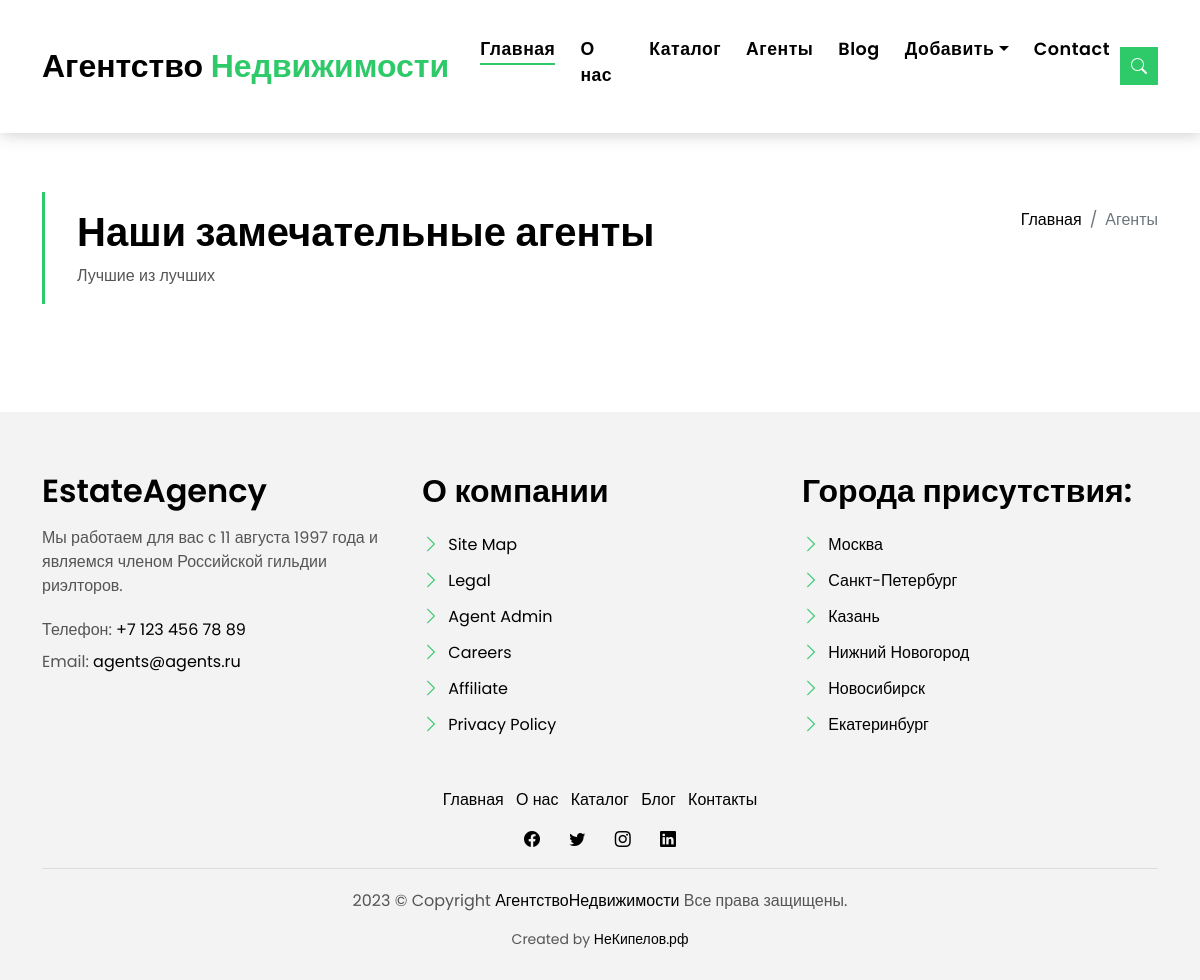
/agents/, run on an earlier commit of the app's database.
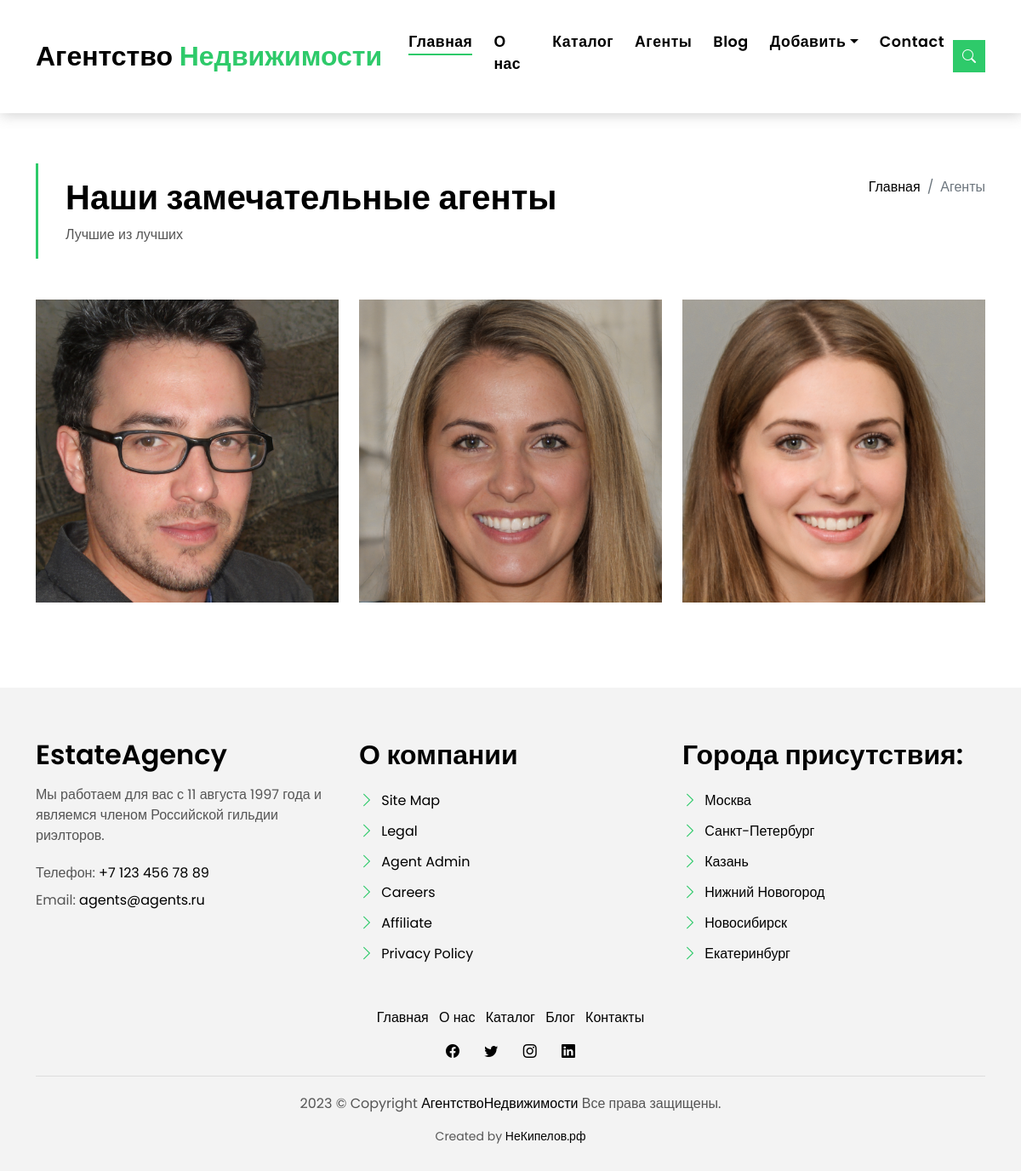
And on a later commit of the database.
### listings/models.py (models this page shows, shortened)
class Agent(models.Model):
    name = models.CharField(max_length=100)
    photo = models.ImageField()
    about = models.TextField(blank=True)
    phone = models.CharField(max_length=20)
    mobile = models.CharField(max_length=20)
    email = models.EmailField(max_length=30)
    skype = models.CharField(max_length=30)
    telegtam = models.CharField(max_length=30)
    whatsapp = models.CharField(max_length=30)
    viber = models.CharField(max_length=30)

### listings/views.py (the view)
# urls.py: path('agents/', views.agents_list, name='agents_list'),
def agents_list(request):
    agents = Agent.objects.all()
    context = {
        'agents': agents
    }
    return render(request, 'agents/agents.html', context)

### listings/templatetags/user_tags.py (called while the page is built)
@register.simple_tag()
def current_time():
    return datetime.datetime.now().strftime('%Y')

### templates/agents/agents.html (shortened to what this page needs)
{% extends '../base.html' %}
{% block content %}
    <section class="intro-single">
        <div class="container">
            <div class="row">
            <div class="col-md-12 col-lg-8">
                <div class="title-single-box">
                <h1 class="title-single">Наши замечательные агенты</h1>
                <span class="color-text-a">Лучшие из лучших</span>
                </div>
            </div>
            <div class="col-md-12 col-lg-4">
                <nav aria-label="breadcrumb" class="breadcrumb-box d-flex justify-content-lg-end">
                <ol class="breadcrumb">
                    <li class="breadcrumb-item">
                    <a href="{% url 'listings' %}">Главная</a>
                    </li>
                    <li class="breadcrumb-item active" aria-current="page">
                    Агенты
                    </li>
                </ol>
                </nav>
            </div>
            </div>
        </div>
    </section>
    <section class="agents-grid grid">
        <div class="container">
          <div class="row">
            {% for agent in agents %}
            <div class="col-md-4">
              <div class="card-box-d">
                <div class="card-img-d">
                  <img src="{{ agent.photo.url }}" alt="" class="img-d img-fluid">
                </div>
                <div class="card-overlay card-overlay-hover">
                  <div class="card-header-d">
                    <div class="card-title-d align-self-center">
                    </div>
                  </div>
                  <div class="card-body-d">
                  </div>
                </div>
              </div>
            </div>
            {% endfor %}
          </div>
        </div>
      </section>
{% endblock content %}

### templates/base.html (shortened to what this page needs)
{% load static %}
<!DOCTYPE html>
<html lang="en">
<head>
    <link href="{% static 'assets/vendor/animate.css/animate.min.css' %}" rel="stylesheet">
    <link href="{% static 'assets/vendor/bootstrap/css/bootstrap.min.css' %}" rel="stylesheet">
    <link href="{% static 'assets/vendor/bootstrap-icons/bootstrap-icons.css' %}" rel="stylesheet">
    <link href="{% static 'assets/vendor/swiper/swiper-bundle.min.css' %}" rel="stylesheet">
    <link href="{% static 'assets/css/style.css' %}" rel="stylesheet">
</head>
<body>
    {% include 'navbar.html' %}
    <main class="main">
        {% block content %}
        {% endblock content %}
    </main>
    {% include 'footer.html' %}
</body>
</html>

### templates/navbar.html (shortened to what this page needs)
<nav class="navbar navbar-default navbar-expand-lg fixed-top navbar-trans">
    <div class="container">
      <a class="navbar-brand text-brand" href="{% url 'listings' %}">Агентство<span class="color-b"> Недвижимости</span></a>
      <div class="navbar-collapse collapse justify-content-center" id="navbarDefault">
        <ul class="navbar-nav">
          <li class="nav-item">
            <a class="nav-link active" href="{% url 'listings' %}">Главная</a>
          </li>
          <li class="nav-item">
            <a class="nav-link " href="about.html">О нас</a>
          </li>
          <li class="nav-item">
            <a class="nav-link " href="{% url 'listings' %}">Каталог</a>
          </li>
          <li class="nav-item">
            <a class="nav-link " href="{% url 'agents_list' %}">Агенты</a>
          </li>
          <li class="nav-item">
            <a class="nav-link " href="blog-grid.html">Blog</a>
          </li>
          <li class="nav-item dropdown">
            <a class="nav-link dropdown-toggle" href="#" id="navbarDropdown" role="button" data-bs-toggle="dropdown" aria-haspopup="true" aria-expanded="false">Добавить</a>
          </li>
          <li class="nav-item">
            <a class="nav-link " href="contact.html">Contact</a>
          </li>
        </ul>
      </div>
      <button type="button" class="btn btn-b-n navbar-toggle-box navbar-toggle-box-collapse" data-bs-toggle="collapse" data-bs-target="#navbarTogglerDemo01">
        <i class="bi bi-search"></i>
      </button>
    </div>
  </nav>

### templates/footer.html
{% load user_tags %}
<section class="section-footer">
    <div class="container">
      <div class="row">
        <div class="col-sm-12 col-md-4">
          <div class="widget-a">
            <div class="w-header-a">
              <h3 class="w-title-a text-brand">EstateAgency</h3>
            </div>
            <div class="w-body-a">
              <p class="w-text-a color-text-a">
                Мы работаем для вас с 11 августа 1997 года и являемся членом Российской гильдии риэлторов.
              </p>
            </div>
            <div class="w-footer-a">
              <ul class="list-unstyled">
                <li class="color-a">
                  <span class="color-text-a">Телефон:</span> +7 123 456 78 89
                </li>
                <li class="color-a">
                  <span class="color-text-a">Email:</span> agents@agents.ru
                </li>
              </ul>
            </div>
          </div>
        </div>
        <div class="col-sm-12 col-md-4 section-md-t3">
          <div class="widget-a">
            <div class="w-header-a">
              <h3 class="w-title-a text-brand">О компании</h3>
            </div>
            <div class="w-body-a">
              <div class="w-body-a">
                <ul class="list-unstyled">
                  <li class="item-list-a">
                    <i class="bi bi-chevron-right"></i> <a href="#">Site Map</a>
                  </li>
                  <li class="item-list-a">
                    <i class="bi bi-chevron-right"></i> <a href="#">Legal</a>
                  </li>
                  <li class="item-list-a">
                    <i class="bi bi-chevron-right"></i> <a href="#">Agent Admin</a>
                  </li>
                  <li class="item-list-a">
                    <i class="bi bi-chevron-right"></i> <a href="#">Careers</a>
                  </li>
                  <li class="item-list-a">
                    <i class="bi bi-chevron-right"></i> <a href="#">Affiliate</a>
                  </li>
                  <li class="item-list-a">
                    <i class="bi bi-chevron-right"></i> <a href="#">Privacy Policy</a>
                  </li>
                </ul>
              </div>
            </div>
          </div>
        </div>
        <div class="col-sm-12 col-md-4 section-md-t3">
          <div class="widget-a">
            <div class="w-header-a">
              <h3 class="w-title-a text-brand">Города присутствия:</h3>
            </div>
            <div class="w-body-a">
              <ul class="list-unstyled">
                <li class="item-list-a">
                  <i class="bi bi-chevron-right"></i> <a href="#">Москва</a>
                </li>
                <li class="item-list-a">
                  <i class="bi bi-chevron-right"></i> <a href="#">Санкт-Петербург</a>
                </li>
                <li class="item-list-a">
                  <i class="bi bi-chevron-right"></i> <a href="#">Казань</a>
                </li>
                <li class="item-list-a">
                  <i class="bi bi-chevron-right"></i> <a href="#">Нижний Новогород</a>
                </li>
                <li class="item-list-a">
                  <i class="bi bi-chevron-right"></i> <a href="#">Новосибирск</a>
                </li>
                <li class="item-list-a">
                  <i class="bi bi-chevron-right"></i> <a href="#">Екатеринбург</a>
                </li>
              </ul>
            </div>
          </div>
        </div>
      </div>
    </div>
  </section>
  <footer>
    <div class="container">
      <div class="row">
        <div class="col-md-12">
          <nav class="nav-footer">
            <ul class="list-inline">
              <li class="list-inline-item">
                <a href="{% url 'home' %}">Главная</a>
              </li>
              <li class="list-inline-item">
                <a href="#">О нас</a>
              </li>
              <li class="list-inline-item">
                <a href="{% url 'listings' %}">Каталог</a>
              </li>
              <li class="list-inline-item">
                <a href="#">Блог</a>
              </li>
              <li class="list-inline-item">
                <a href="#">Контакты</a>
              </li>
            </ul>
          </nav>
          <div class="socials-a">
            <ul class="list-inline">
              <li class="list-inline-item">
                <a href="#">
                  <i class="bi bi-facebook" aria-hidden="true"></i>
                </a>
              </li>
              <li class="list-inline-item">
                <a href="#">
                  <i class="bi bi-twitter" aria-hidden="true"></i>
                </a>
              </li>
              <li class="list-inline-item">
                <a href="#">
                  <i class="bi bi-instagram" aria-hidden="true"></i>
                </a>
              </li>
              <li class="list-inline-item">
                <a href="#">
                  <i class="bi bi-linkedin" aria-hidden="true"></i>
                </a>
              </li>
            </ul>
          </div>
          <div class="copyright-footer">
            <p class="copyright color-text-a">
              {% current_time %} © Copyright
              <span class="color-a">АгентствоНедвижимости</span> Все права защищены.
            </p>
          </div>
          <div class="credits">
            Created by <a href="https://некипелов.рф/">НеКипелов.рф</a>
          </div>
        </div>
      </div>
    </div>
  </footer>

What changed in the data, as far as the page shows it:
added Agent: photo (picture)
added Agent: photo (picture)
added Agent: photo (picture)
